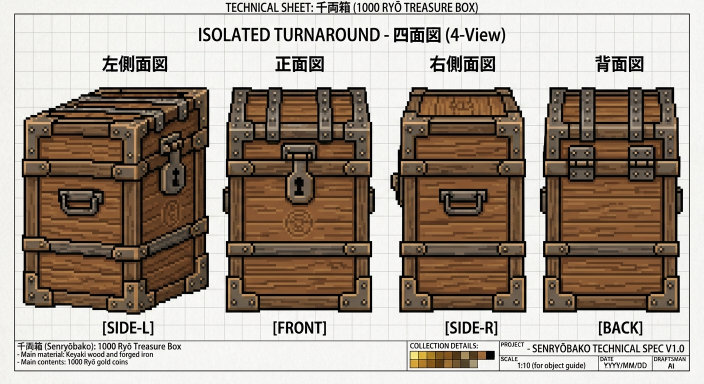
#> input picture assets/source/item_chest.jpg, 1408 x 768 px (shown at 1/2 size)
$ python build_items.py
#> lines starting #> are read from the running program, lines starting #| are printed output that depends on the picture; after the words box and inside, x2 and y2 are one past the last pixel; in counts of white or black regions, pixels touching at a corner belong together
"""アイテム画像(四面図jpg)から正面を切り出し、背景(方眼紙)を透明化する。
使い方: python3 tools/build_items.py   (要 numpy, scipy, Pillow)
入力: assets/source/item_chest.jpg  出力: assets/item_chest.png
"""
import numpy as np, os
from PIL import Image
from scipy import ndimage as ndi

root = os.path.join(os.path.dirname(__file__), '..', 'assets')
rgb = np.array(Image.open(os.path.join(root, 'source', 'item_chest.jpg')).convert('RGB')).astype(int)

# 正面図の範囲(四面図の左から2番目)
x0, x1, y0, y1 = 440, 760, 160, 640
px = rgb[y0:y1, x0:x1]
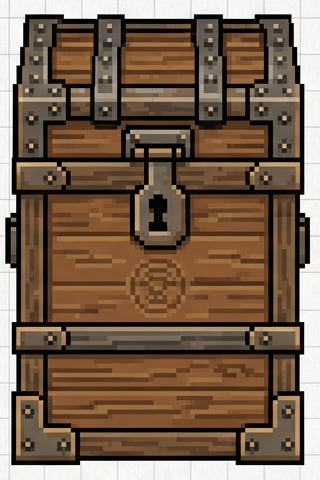
#> px: shape (480, 320, 3) int64; mean R, G, B 121.1, 98.9, 79.6
bg_color = np.median(np.concatenate([px[0], px[-1], px[:, 0], px[:, -1]]), axis=0)
#> bg_color = [245, 245, 243]
# 背景(方眼紙の紙色と薄い罫線)に近い色で、外側から連結した領域だけ透明にする
near_bg = (np.abs(px - bg_color).max(axis=2) < 38) & (px.min(axis=2) > 185)
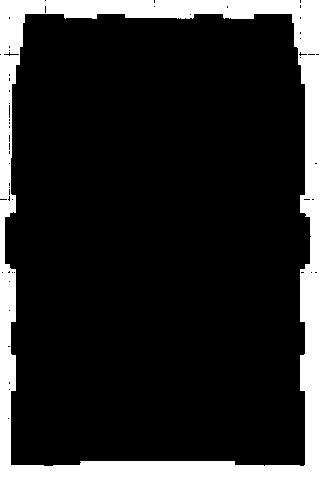
#> near_bg: shape (480, 320) bool; 15.6% white; 1 white region, box (x1, y1, x2, y2) and area: (0, 0, 320, 480) 23887
lab, _ = ndi.label(near_bg)
edge = set(np.unique(np.concatenate([lab[0], lab[-1], lab[:, 0], lab[:, -1]]))) - {0}
#> edge = 1 item
bg = np.isin(lab, list(edge))
fg = ~bg
lab2, n = ndi.label(fg, structure=np.ones((3, 3)))   # 最大の塊(箱)だけ残す
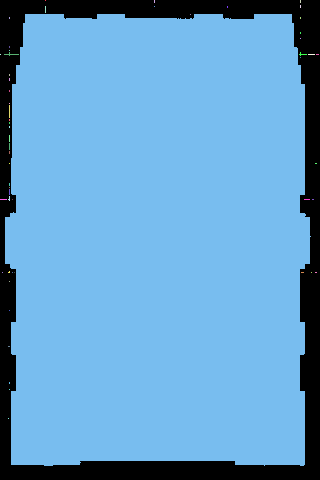
#> lab2: shape (480, 320) int32; 56 distinct labels, from 0 to 55; one colour per label, 0 black
#> n = 55
sizes = ndi.sum(fg, lab2, range(1, n + 1))
#> sizes = 55 values, max 129542 at index 7, min 1 at index 0, mean 2358.4
fg = lab2 == (1 + int(np.argmax(sizes)))
#> fg: shape (480, 320) bool; 84.3% white; 1 black region, box (x1, y1, x2, y2) and area: (0, 0, 320, 480) 24058
fg = ndi.binary_fill_holes(fg)
border = fg & ndi.binary_dilation(~fg, iterations=1)    # 縁の紙色のにじみを除去
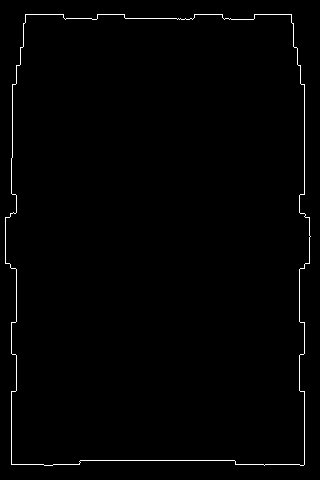
#> border: shape (480, 320) bool; 1% white in thin lines or dots
fg &= ~(border & (px.min(axis=2) > 190))
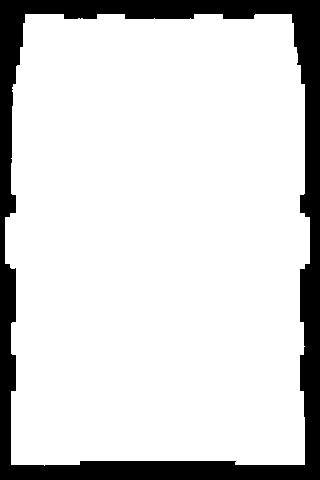
#> fg: shape (480, 320) bool; 84.2% white; 1 black region, box (x1, y1, x2, y2) and area: (0, 0, 320, 480) 24253
ys, xs = np.where(fg)
rgba = np.dstack([px, fg * 255]).astype(np.uint8)[ys.min():ys.max() + 1, xs.min():xs.max() + 1]
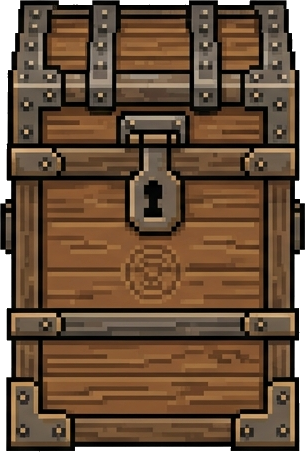
#> rgba: shape (452, 305, 4); mean R, G, B, A 107, 82.3, 61.1, 239.3; transparent parts drawn white
img = Image.fromarray(rgba, 'RGBA')
H = 160
img = img.resize((round(img.width * H / img.height), H), Image.LANCZOS)
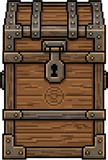
#> img: PIL image 108x160 RGBA; mean R, G, B, A 94.5, 69.7, 48.8, 239.2; transparent parts drawn white
img.save(os.path.join(root, 'item_chest.png'))
print('item_chest.png', img.size)
#| item_chest.png (108, 160)
